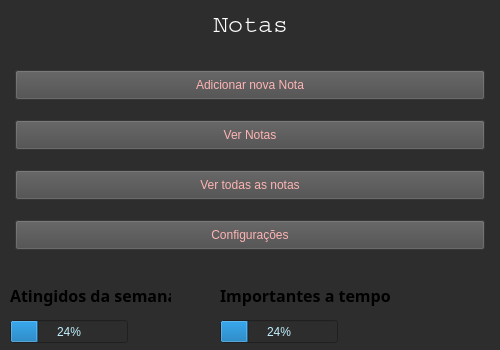
<?xml version="1.0" encoding="UTF-8"?>
<ui version="4.0">
 <class>MainWindow</class>
 <widget class="QMainWindow" name="MainWindow">
  <property name="geometry">
   <rect>
    <x>0</x>
    <y>0</y>
    <width>500</width>
    <height>350</height>
   </rect>
  </property>
  <property name="minimumSize">
   <size>
    <width>500</width>
    <height>350</height>
   </size>
  </property>
  <property name="maximumSize">
   <size>
    <width>500</width>
    <height>350</height>
   </size>
  </property>
  <property name="windowTitle">
   <string>MainWindow</string>
  </property>
  <property name="styleSheet">
   <string notr="true">background-color: rgb(45, 45, 45);</string>
  </property>
  <widget class="QWidget" name="centralwidget">
   <widget class="QLabel" name="label">
    <property name="geometry">
     <rect>
      <x>10</x>
      <y>10</y>
      <width>481</width>
      <height>31</height>
     </rect>
    </property>
    <property name="font">
     <font>
      <family>Courier</family>
      <pointsize>19</pointsize>
     </font>
    </property>
    <property name="styleSheet">
     <string notr="true">
color: rgb(255, 255, 255);</string>
    </property>
    <property name="text">
     <string>Notas</string>
    </property>
    <property name="textFormat">
     <enum>Qt::RichText</enum>
    </property>
    <property name="alignment">
     <set>Qt::AlignHCenter|Qt::AlignTop</set>
    </property>
   </widget>
   <widget class="QPushButton" name="new_note">
    <property name="geometry">
     <rect>
      <x>15</x>
      <y>70</y>
      <width>470</width>
      <height>30</height>
     </rect>
    </property>
    <property name="styleSheet">
     <string notr="true">color: rgb(255, 180, 180);
background-color: rgb(75, 75, 75);</string>
    </property>
    <property name="text">
     <string>Adicionar nova Nota</string>
    </property>
   </widget>
   <widget class="QPushButton" name="see_note">
    <property name="geometry">
     <rect>
      <x>15</x>
      <y>120</y>
      <width>470</width>
      <height>30</height>
     </rect>
    </property>
    <property name="styleSheet">
     <string notr="true">color: rgb(255, 180, 180);
background-color: rgb(75, 75, 75);</string>
    </property>
    <property name="text">
     <string>Ver Notas</string>
    </property>
   </widget>
   <widget class="QPushButton" name="see_all_notes">
    <property name="geometry">
     <rect>
      <x>15</x>
      <y>170</y>
      <width>470</width>
      <height>30</height>
     </rect>
    </property>
    <property name="styleSheet">
     <string notr="true">color: rgb(255, 180, 180);
background-color: rgb(75, 75, 75);</string>
    </property>
    <property name="text">
     <string>Ver todas as notas</string>
    </property>
   </widget>
   <widget class="QPushButton" name="configs">
    <property name="geometry">
     <rect>
      <x>15</x>
      <y>220</y>
      <width>470</width>
      <height>30</height>
     </rect>
    </property>
    <property name="styleSheet">
     <string notr="true">color: rgb(255, 180, 180);
background-color: rgb(75, 75, 75);</string>
    </property>
    <property name="text">
     <string>Configurações</string>
    </property>
   </widget>
   <widget class="QLabel" name="label_2">
    <property name="geometry">
     <rect>
      <x>10</x>
      <y>280</y>
      <width>161</width>
      <height>30</height>
     </rect>
    </property>
    <property name="font">
     <font>
      <family>Malgun Gothic</family>
      <pointsize>12</pointsize>
      <weight>75</weight>
      <bold>true</bold>
     </font>
    </property>
    <property name="text">
     <string>Atingidos da semana</string>
    </property>
   </widget>
   <widget class="QLabel" name="label_5">
    <property name="geometry">
     <rect>
      <x>220</x>
      <y>280</y>
      <width>171</width>
      <height>30</height>
     </rect>
    </property>
    <property name="font">
     <font>
      <family>Malgun Gothic</family>
      <pointsize>12</pointsize>
      <weight>75</weight>
      <bold>true</bold>
     </font>
    </property>
    <property name="text">
     <string>Importantes a tempo</string>
    </property>
   </widget>
   <widget class="QProgressBar" name="atingidosdasemana">
    <property name="geometry">
     <rect>
      <x>10</x>
      <y>320</y>
      <width>118</width>
      <height>23</height>
     </rect>
    </property>
    <property name="styleSheet">
     <string notr="true">color: rgb(193, 241, 255);</string>
    </property>
    <property name="value">
     <number>24</number>
    </property>
   </widget>
   <widget class="QProgressBar" name="importantesatempo">
    <property name="geometry">
     <rect>
      <x>220</x>
      <y>320</y>
      <width>118</width>
      <height>23</height>
     </rect>
    </property>
    <property name="styleSheet">
     <string notr="true">color: rgb(193, 241, 255);</string>
    </property>
    <property name="value">
     <number>24</number>
    </property>
   </widget>
  </widget>
 </widget>
 <resources/>
 <connections/>
</ui>
